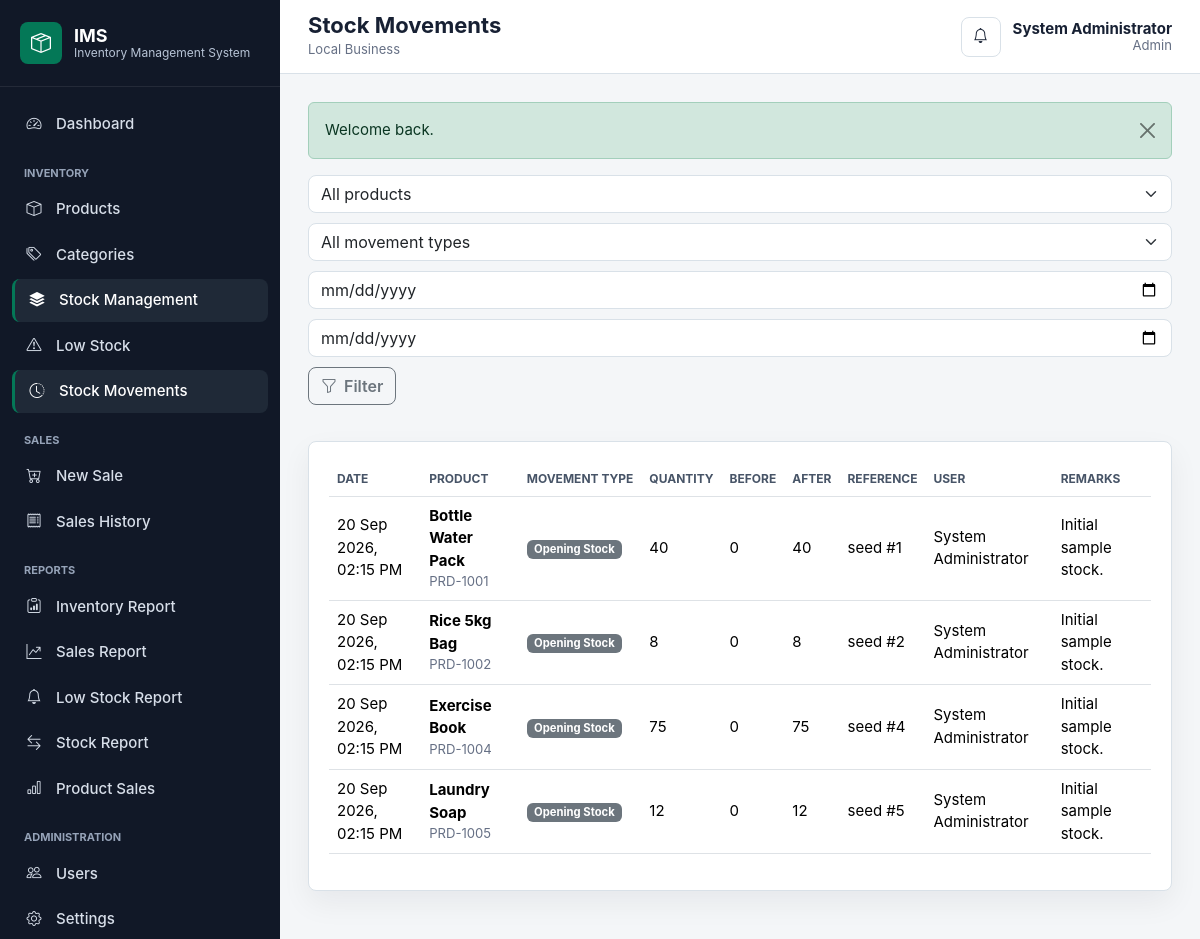
Screenshot of /?route=inventory/movements (signed in) with the database file from the repository.
### tables this page shows
CREATE TABLE IF NOT EXISTS stock_movements (
    id INT UNSIGNED AUTO_INCREMENT PRIMARY KEY,
    product_id INT UNSIGNED NOT NULL,
    movement_type ENUM('opening_stock', 'stock_in', 'sale', 'adjustment_in', 'adjustment_out') NOT NULL,
    quantity INT NOT NULL,
    quantity_before INT NOT NULL,
    quantity_after INT NOT NULL,
    reference_type VARCHAR(40) NULL,
    reference_id INT UNSIGNED NULL,
    remarks VARCHAR(255) NULL,
    user_id INT UNSIGNED NOT NULL,
    created_at TIMESTAMP NOT NULL DEFAULT CURRENT_TIMESTAMP,
    INDEX idx_stock_movements_product_date (product_id, created_at),
    INDEX idx_stock_movements_type (movement_type),
    INDEX idx_stock_movements_user (user_id),
    CONSTRAINT fk_stock_movements_product
        FOREIGN KEY (product_id) REFERENCES products(id)
        ON UPDATE CASCADE ON DELETE RESTRICT,
    CONSTRAINT fk_stock_movements_user
        FOREIGN KEY (user_id) REFERENCES users(id)
        ON UPDATE CASCADE ON DELETE RESTRICT
);

CREATE TABLE IF NOT EXISTS products (
    id INT UNSIGNED AUTO_INCREMENT PRIMARY KEY,
    product_code VARCHAR(40) NOT NULL,
    product_name VARCHAR(160) NOT NULL,
    category_id INT UNSIGNED NOT NULL,
    description TEXT NULL,
    cost_price DECIMAL(12,2) NOT NULL DEFAULT 0.00,
    selling_price DECIMAL(12,2) NOT NULL DEFAULT 0.00,
    quantity INT NOT NULL DEFAULT 0,
    reorder_level INT NOT NULL DEFAULT 5,
    unit VARCHAR(30) NOT NULL DEFAULT 'pcs',
    status ENUM('active', 'inactive') NOT NULL DEFAULT 'active',
    created_at TIMESTAMP NOT NULL DEFAULT CURRENT_TIMESTAMP,
    updated_at TIMESTAMP NOT NULL DEFAULT CURRENT_TIMESTAMP ON UPDATE CURRENT_TIMESTAMP,
    UNIQUE KEY uq_products_code (product_code),
    INDEX idx_products_name (product_name),
    INDEX idx_products_category (category_id),
    INDEX idx_products_status_stock (status, quantity, reorder_level),
    CONSTRAINT fk_products_category
        FOREIGN KEY (category_id) REFERENCES categories(id)
        ON UPDATE CASCADE ON DELETE RESTRICT
);

CREATE TABLE IF NOT EXISTS users (
    id INT UNSIGNED AUTO_INCREMENT PRIMARY KEY,
    full_name VARCHAR(120) NOT NULL,
    username VARCHAR(60) NOT NULL,
    email VARCHAR(120) NULL,
    password VARCHAR(255) NOT NULL,
    role ENUM('admin', 'staff') NOT NULL DEFAULT 'staff',
    status ENUM('active', 'inactive') NOT NULL DEFAULT 'active',
    last_login TIMESTAMP NULL,
    created_at TIMESTAMP NOT NULL DEFAULT CURRENT_TIMESTAMP,
    updated_at TIMESTAMP NOT NULL DEFAULT CURRENT_TIMESTAMP ON UPDATE CURRENT_TIMESTAMP,
    UNIQUE KEY uq_users_username (username),
    UNIQUE KEY uq_users_email (email),
    INDEX idx_users_role_status (role, status)
);

### app/Core/Controller.php (called while the page is built, shortened)
<?php
class Controller
{
    protected function view(string $view, array $data = [], string $layout = 'main'): void
    {
        extract($data, EXTR_SKIP);
        $viewFile = VIEW_PATH . '/' . $view . '.php';
        require $viewFile;
    }
}

### app/Controllers/InventoryController.php (called while the page is built, shortened)
<?php
class InventoryController extends Controller
{
    public function movements(): void
    {
        $filters = [
            'product_id' => input('product_id', ''),
            'movement_type' => input('movement_type', ''),
            'start_date' => input('start_date', ''),
            'end_date' => input('end_date', ''),
        ];
        $page = max(1, (int) input('page', 1));
        $result = (new StockMovement())->paginate($filters, $page);
        $this->view('inventory/movements', [
            'title' => 'Stock Movements',
            'movements' => $result['rows'],
            'products' => (new Product())->allActive(),
            'filters' => $filters,
            'page' => $page,
            'pages' => $result['pages'],
        ]);
    }
}

### app/Core/Router.php (called while the page is built, shortened)
<?php
class Router
{
    private array $routes = [
        'GET' => [],
        'POST' => [],
    ];
    public function get(string $path, string $action): void
    {
        $this->routes['GET'][$this->normalize($path)] = $action;
    }
    public function post(string $path, string $action): void
    {
        $this->routes['POST'][$this->normalize($path)] = $action;
    }
    public function dispatch(): void
    {
        $method = $_SERVER['REQUEST_METHOD'] ?? 'GET';
        $path = $this->currentPath();
        $action = $this->routes[$method][$path] ?? null;
        [$controllerName, $methodName] = explode('@', $action);
        try {
            $controller = new $class();
            $controller->{$methodName}();
        } catch (\Throwable $exception) {
            app_log_exception($exception);
            if (config('app.debug', false)) {
                http_response_code(500);
                echo '<pre>' . htmlspecialchars((string) $exception, ENT_QUOTES, 'UTF-8') . '</pre>';
                return;
            }
            http_response_code(500);
            $message = 'The application encountered an unexpected error.';
            if ($exception instanceof \PDOException && str_contains($exception->getMessage(), 'doesn\'t exist')) {
                $message = 'Database setup is incomplete. Import database/repair_login_500.sql into the configured database.';
            } elseif (is_admin()) {
                $message = 'Database/application error: ' . $exception->getMessage();
            }
            $this->renderError('500', 'Server Error', $message);
        }
    }
    private function currentPath(): string
    {
        if (isset($_GET['route'])) {
            return $this->normalize((string) $_GET['route']);
        }
        $uriPath = parse_url($_SERVER['REQUEST_URI'] ?? '/', PHP_URL_PATH) ?: '/';
        return $this->normalize($uriPath);
    }
    private function normalize(string $path): string
    {
        $path = trim($path, '/');
        return $path === 'index.php' ? '' : $path;
    }
}

### public/index.php (called while the page is built, shortened)
<?php
require dirname(__DIR__) . '/app/bootstrap.php';
$router = new Router();
$router->get('', 'AuthController@loginForm');
$router->get('login', 'AuthController@loginForm');
$router->post('login', 'AuthController@login');
$router->get('logout', 'AuthController@logout');
$router->get('dashboard', 'DashboardController@index');
$router->get('categories', 'CategoryController@index');
$router->get('categories/create', 'CategoryController@create');
$router->post('categories/store', 'CategoryController@store');
$router->get('categories/edit', 'CategoryController@edit');
$router->post('categories/update', 'CategoryController@update');
$router->post('categories/delete', 'CategoryController@delete');
$router->get('products', 'ProductController@index');
$router->get('products/create', 'ProductController@create');
$router->post('products/store', 'ProductController@store');
$router->get('products/view', 'ProductController@view');
$router->get('products/edit', 'ProductController@edit');
$router->post('products/update', 'ProductController@update');
$router->post('products/delete', 'ProductController@delete');
$router->get('inventory', 'InventoryController@index');
$router->post('inventory/stock-in', 'InventoryController@stockIn');
$router->post('inventory/adjust', 'InventoryController@adjust');
$router->get('inventory/movements', 'InventoryController@movements');
$router->get('inventory/low-stock', 'InventoryController@lowStock');
$router->get('sales', 'SaleController@index');
$router->get('sales/create', 'SaleController@create');
$router->post('sales/store', 'SaleController@store');
$router->get('sales/view', 'SaleController@view');
$router->get('api/products/search', 'SaleController@searchProducts');
$router->get('reports', 'ReportController@index');
$router->get('reports/inventory', 'ReportController@inventory');
$router->get('reports/sales', 'ReportController@sales');
$router->get('reports/low-stock', 'ReportController@lowStock');
$router->get('reports/stock-movements', 'ReportController@stockMovements');
$router->get('reports/product-sales', 'ReportController@productSales');
$router->get('users', 'UserController@index');
$router->get('users/create', 'UserController@create');
$router->post('users/store', 'UserController@store');
$router->get('users/edit', 'UserController@edit');
$router->post('users/update', 'UserController@update');
$router->post('users/delete', 'UserController@delete');
$router->get('profile', 'ProfileController@index');
$router->post('profile/update', 'ProfileController@update');
$router->post('profile/password', 'ProfileController@password');
$router->get('settings', 'SettingsController@index');
$router->post('settings/update', 'SettingsController@update');
$router->dispatch();

### app/helpers/functions.php (called while the page is built, shortened)
<?php
function config(?string $key = null, mixed $default = null): mixed
{
    $config = $GLOBALS['config'] ?? [];
    foreach (explode('.', $key) as $segment) {
        $config = $config[$segment];
    }
    return $config;
}
function e(?string $value): string
{
    return htmlspecialchars((string) $value, ENT_QUOTES, 'UTF-8');
}
function app_base_url(): string
{
    $configured = trim((string) config('app.base_url', ''));
    $https = (!empty($_SERVER['HTTPS']) && $_SERVER['HTTPS'] !== 'off') || (($_SERVER['SERVER_PORT'] ?? null) === '443');
    $scheme = $https ? 'https' : 'http';
    $host = $_SERVER['HTTP_HOST'] ?? 'localhost';
    $scriptDir = str_replace('\\', '/', dirname($_SERVER['SCRIPT_NAME'] ?? ''));
    if ($scriptDir === '/' || $scriptDir === '.') {
        $scriptDir = '';
    }
    return rtrim($scheme . '://' . $host . $scriptDir, '/');
}
function url(string $path = '', array $params = []): string
{
    $path = trim($path, '/');
    $base = app_base_url();
    if ($path !== '') {
        $params = ['route' => $path] + $params;
    }
    $query = $params === [] ? '' : '?' . http_build_query($params);
    return $base . '/' . $query;
}
function input(string $key, mixed $default = null): mixed
{
    return $_POST[$key] ?? $_GET[$key] ?? $default;
}
function format_date(?string $value, string $format = 'd M Y, h:i A'): string
{
    return date($format, strtotime($value));
}

### app/Models/Model.php (called while the page is built, shortened)
<?php
abstract class Model
{
    public function __construct()
    {
        $this->db = Database::connection();
    }
}

### app/bootstrap.php (called while the page is built, shortened)
<?php
spl_autoload_register(function (string $class): void {
    $prefix = 'App\\';
    $relative = substr($class, strlen($prefix));
    $file = APP_PATH . DIRECTORY_SEPARATOR . str_replace('\\', DIRECTORY_SEPARATOR, $relative) . '.php';
});
require APP_PATH . '/helpers/functions.php';

### app/Core/Database.php (called while the page is built, shortened)
<?php
class Database
{
    private static ?PDO $connection = null;
    public static function connection(): PDO
    {
        if (self::$connection instanceof PDO) {
            return self::$connection;
        }
        $db = config('database');
        $dsn = sprintf(
            'mysql:host=%s;port=%s;dbname=%s;charset=%s',
            $db['host'],
            $db['port'],
            $db['name'],
            $db['charset']
        );
        try {
            self::$connection = new PDO($dsn, $db['user'], $db['password'], [
                PDO::ATTR_ERRMODE => PDO::ERRMODE_EXCEPTION,
                PDO::ATTR_DEFAULT_FETCH_MODE => PDO::FETCH_ASSOC,
                PDO::ATTR_EMULATE_PREPARES => false,
            ]);
        } catch (PDOException $exception) {
            if (config('app.debug', false)) {
                throw $exception;
            }
            app_log_exception($exception);
            http_response_code(500);
            exit('Database connection error.');
        }
        return self::$connection;
    }
}

### app/Models/StockMovement.php (called while the page is built, shortened)
<?php
class StockMovement extends Model
{
    public function paginate(array $filters, int $page, int $perPage = 15): array
    {
        $offset = ($page - 1) * $perPage;
        [$where, $params] = $this->filterSql($filters);
        $count = $this->db->prepare(
            "SELECT COUNT(*)
             FROM stock_movements sm
             JOIN products p ON p.id = sm.product_id
             LEFT JOIN users u ON u.id = sm.user_id
             {$where}"
        );
        $count->execute($params);
        $total = (int) $count->fetchColumn();
        $stmt = $this->db->prepare(
            "SELECT sm.*, p.product_name, p.product_code, u.full_name AS user_name
             FROM stock_movements sm
             JOIN products p ON p.id = sm.product_id
             LEFT JOIN users u ON u.id = sm.user_id
             {$where}
             ORDER BY sm.created_at DESC
             LIMIT :limit OFFSET :offset"
        );
        $stmt->bindValue('limit', $perPage, \PDO::PARAM_INT);
        $stmt->bindValue('offset', $offset, \PDO::PARAM_INT);
        $stmt->execute();
        return [
            'rows' => $stmt->fetchAll(),
            'total' => $total,
            'pages' => (int) ceil($total / $perPage),
        ];
    }
    private function filterSql(array $filters): array
    {
        $parts = [];
        $params = [];
        return [$parts === [] ? '' : 'WHERE ' . implode(' AND ', $parts), $params];
    }
}

### views/inventory/movements.php (the view, shortened to what this page needs)
<section class="page-actions">
    <form class="filter-bar" method="get" action="<?= e(url('inventory/movements')) ?>">
        <select class="form-select" name="product_id">
            <option value="">All products</option>
        </select>
        <select class="form-select" name="movement_type">
            <option value="">All movement types</option>
        </select>
        <input class="form-control" name="start_date" type="date" value="<?= e($filters['start_date']) ?>">
        <input class="form-control" name="end_date" type="date" value="<?= e($filters['end_date']) ?>">
        <button class="btn btn-outline-secondary" type="submit"><i class="bi bi-funnel"></i> Filter</button>
    </form>
</section>
<section class="panel">
    <div class="table-responsive">
        <table class="table table-hover align-middle">
            <thead>
                <tr>
                    <th>Date</th>
                    <th>Product</th>
                    <th>Movement Type</th>
                    <th>Quantity</th>
                    <th>Before</th>
                    <th>After</th>
                    <th>Reference</th>
                    <th>User</th>
                    <th>Remarks</th>
                </tr>
            </thead>
            <tbody>
                <?php foreach ($movements as $movement): ?>
                    <tr>
                        <td><?= e(format_date($movement['created_at'])) ?></td>
                        <td><strong><?= e($movement['product_name']) ?></strong><span class="d-block text-muted small"><?= e($movement['product_code']) ?></span></td>
                        <td><span class="badge text-bg-secondary"><?= e(ucwords(str_replace('_', ' ', $movement['movement_type']))) ?></span></td>
                        <td><?= number_format((int) $movement['quantity']) ?></td>
                        <td><?= number_format((int) $movement['quantity_before']) ?></td>
                        <td><?= number_format((int) $movement['quantity_after']) ?></td>
                        <td><?= e($movement['reference_type'] ?: '-') ?> #<?= e((string) ($movement['reference_id'] ?? '-')) ?></td>
                        <td><?= e($movement['user_name'] ?? '-') ?></td>
                        <td><?= e($movement['remarks']) ?></td>
                    </tr>
                <?php endforeach; ?>
            </tbody>
        </table>
    </div>
</section>

### rows the page displays
stock_movements: created_at "20 Sep 2026, 02:15 PM", product.product_name "Bottle Water Pack", product.product_code "PRD-1001", movement_type "Opening Stock", quantity "40", quantity_before "0", quantity_after "40", reference_type "seed", reference "1", user.full_name "System Administrator", remarks "Initial sample stock."
stock_movements: created_at "20 Sep 2026, 02:15 PM", product.product_name "Rice 5kg Bag", product.product_code "PRD-1002", movement_type "Opening Stock", quantity "8", quantity_before "0", quantity_after "8", reference_type "seed", reference "2", user.full_name "System Administrator", remarks "Initial sample stock."
stock_movements: created_at "20 Sep 2026, 02:15 PM", product.product_name "Exercise Book", product.product_code "PRD-1004", movement_type "Opening Stock", quantity "75", quantity_before "0", quantity_after "75", reference_type "seed", reference "4", user.full_name "System Administrator", remarks "Initial sample stock."
stock_movements: created_at "20 Sep 2026, 02:15 PM", product.product_name "Laundry Soap", product.product_code "PRD-1005", movement_type "Opening Stock", quantity "12", quantity_before "0", quantity_after "12", reference_type "seed", reference "5", user.full_name "System Administrator", remarks "Initial sample stock."

### other values shown
$title "Stock Movements"
setting('business_name', 'Local Business') "Local Business"
$user['full_name'] "System Administrator"
$user['role'] "Admin"
$flash['message'] "Welcome back."
